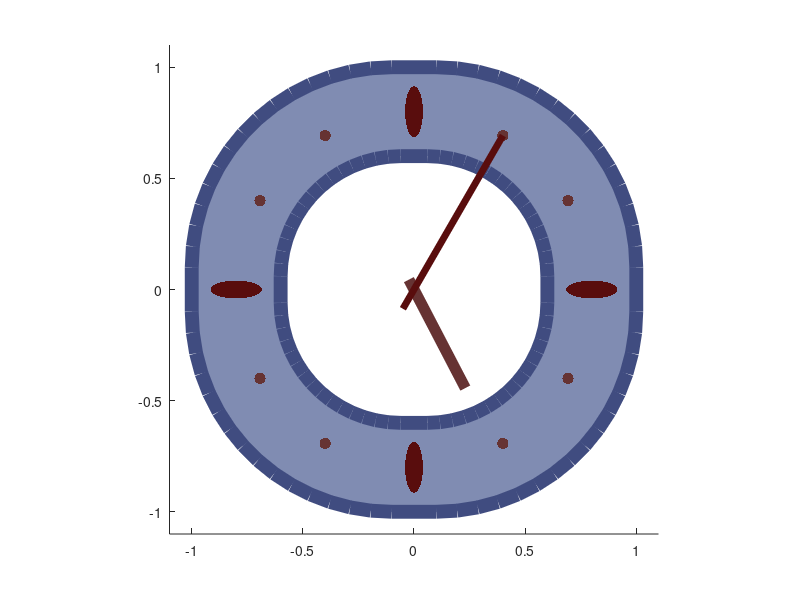

Write MATLAB code to recreate this figure.
clear all
clc

disp('Please enter a time in hours and minutes:')
input_h = floor(input('hours: '));
input_min = input('minutes: ');
% Due to the sind and cosd functions, a mod function for 12h
% is automatically included. 
% Minute values above 60 are not cut but accounted for in hours.


% ********** CLOCKFACE **********
rectangle ('Position', [-1,-1,2,2],...
            'Curvature', [0.9,0.9],...
            'EdgeColor', [0.25,0.3,0.5],...
            'LineWidth', 10,...
            'FaceColor', [0.5,0.55,0.7])
rectangle ('Position', [-0.6,-0.6,1.2,1.2],...
            'Curvature', [0.9,0.9],...
            'EdgeColor', [0.25,0.3,0.5],...
            'LineWidth', 10,...
            'FaceColor', [1,1,1])
axis ('equal',...
    [-1.1, 1.1, -1.1, 1.1]);
hold on;

% ********** INCREMENTS **********
incr = @(ang,incr_pos,incr_length,incr_width,col)rectangle(...
            'Position', [incr_pos*sind(ang)-0.5*abs(abs(incr_length*sind(ang))+incr_width) , incr_pos*cosd(ang)-0.5*abs(abs(incr_length*cosd(ang))+incr_width) , abs(incr_length*sind(ang))+incr_width,abs(incr_length*cosd(ang))+incr_width],...
            'Curvature',[1,1],...
            'LineStyle','none',...
            'FaceColor', col);
% parameters:
% angle
% incr_pos: moving increments outward
% incr_length: stretching the longer side
% incr_width: width
% col: colour
min_incr = @(ang) incr(ang, 0.8,   0,  0.05, [0.4,0.2,0.2]);
maj_incr = @(ang) incr(ang, 0.8, 0.15, 0.08, [0.35,0.05,0.05]);
arrayfun(min_incr,0:30:360);
arrayfun(maj_incr,0:90:360);

% ********** HANDS **********
hand = @(ang,r1, r2, width, col) plot([r2*sind(ang),r1*sind(ang)],[r2*cosd(ang),r1*cosd(ang)],...
                 'Color', col,...
                 'LineWidth', width);
% r1: outer radius of hand
% r2: inner radius of hand (can be negative)
% width: line width of hand
% col: colour
big_hand = @(ang)   hand(ang, 0.8, -0.1,  5, [0.35,0.05,0.05]);
small_hand = @(ang) hand(ang, 0.5, -0.05, 8, [0.4 ,0.2 ,0.2 ]);

draw_hands = @(h, min) [small_hand(30*h+0.5*min),big_hand(6*min)];

draw_hands (input_h,input_min);